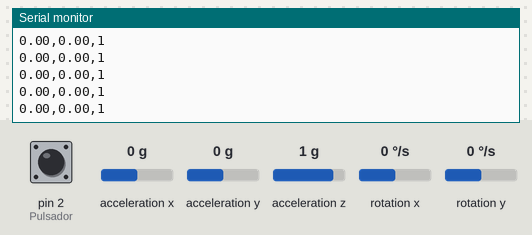
The sketch below on a simulated Arduino Uno, built with avr-gcc and run on an emulated ATmega328P. Shown: the last lines printed to the serial monitor. Wiring (inferred from the names in the program): MPU-6050 motion sensor at I2C address 0x68. The inputs (shaded band) are chosen by the test bench; at power-on: acceleration x 0 g, acceleration y 0 g, rotation x 0 °/s, rotation y 0 °/s, pin 2 (Pulsador) HIGH, acceleration z 1 g.

Above: at 1.2 s.
1.3 s: acceleration x set to 0.8 g
At 1.9 s:
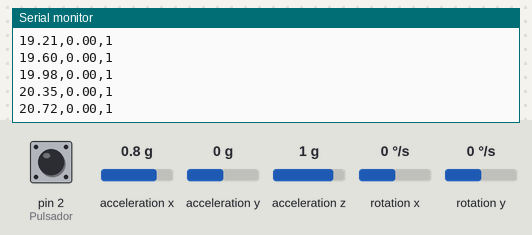
4.3 s: acceleration y set to -0.8 g
At 5.4 s:
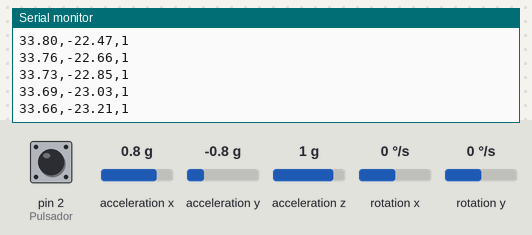
7.3 s: rotation x set to -192 °/s
At 8.2 s:
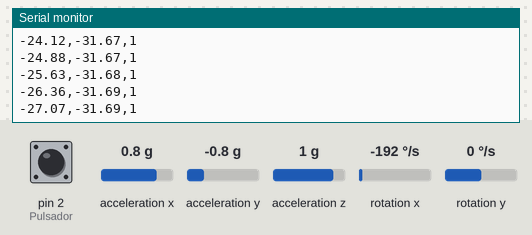
10.3 s: rotation y set to -192 °/s
At 11.2 s:
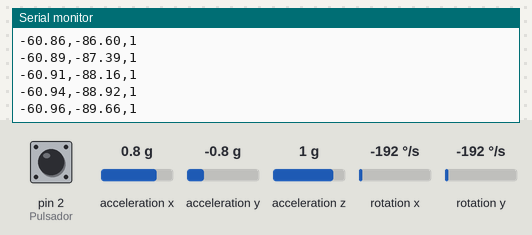
13.3 s: acceleration x set to -1.4 g
At 14.4 s:
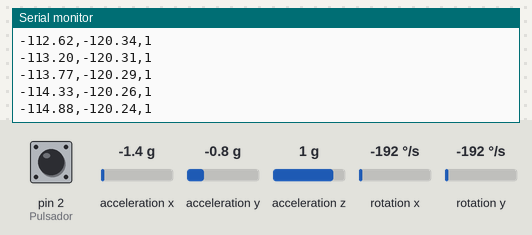
16.3 s: pin 2 (Pulsador) pulled LOW for 0.15 s
Timing chart, 0 to 18.9 s (numbered marks = the images above; inputs shaded):
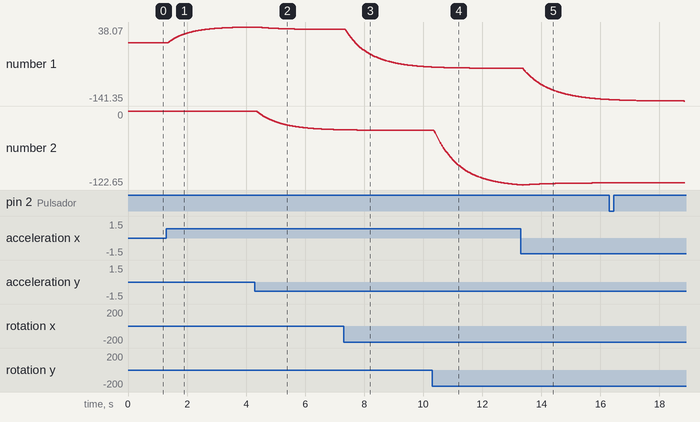

The sketch:

RookieGameArduino.ino
```cpp
#include <Wire.h>

//Direccion I2C de la IMU
const int  MPU =0x68;

//Ratios de conversion
#define A_R 16384.0
#define G_R 131.0

//Conversion de radianes a grados 180/PI
#define RAD_A_DEG = 57.295779

//MPU-6050 da los valores en enteros de 16 bits
//Valores sin refinar
int16_t AcX, AcY, AcZ,GyX, GyY, GyZ;

//Angulos
float Acc[3];
float Gy[3];

float Angle1;
float Angle2;
float Angle3;

//Datos pulsador
int Pulsador =2;
int EstadoPulsador =0;

void setup() {
  // put your setup code here, to run once:
  //Inicio setup MPU
  Wire.begin();
  Wire.beginTransmission(MPU);
  Wire.write(0x6B);
  Wire.write(0);
  Wire.endTransmission(true);

  //Fin setup MPU

  //Inicio pulsador
  pinMode(Pulsador, INPUT);
  digitalWrite(Pulsador, HIGH);
  //Fin pulsador

Serial.begin(9600);
}

void loop() {

  //Inicio Lopp MPU
  // put your main code here, to run repeatedly:
  //Leer los valores del Acelerometro de la IMU
  Wire.beginTransmission(MPU);
  Wire.write(0x3B);//Pedir el registro 0x3B - corresponde al AcX
  Wire.endTransmission(false);
  Wire.requestFrom(MPU,6,true);//A parti del 0x3B, se piden 6 registros
  AcX=Wire.read()<<8|Wire.read();//Cada valor ocupa 2 registros
  AcY=Wire.read()<<8|Wire.read();
  AcZ=Wire.read()<<8|Wire.read();

  //A partir de los valores del acelerometro se calculan los angulosY,X
  //respectivamente con la formula de la tangente
  Acc[0] =atan((AcX/A_R)    /sqrt(pow((AcY/A_R),2) + pow((AcZ/A_R),2))) * RAD_TO_DEG;
  Acc[1] =atan((AcY/A_R)    /sqrt(pow((AcX/A_R),2) + pow((AcZ/A_R),2))) * RAD_TO_DEG;

  //Leer los valores del Giroscopio
  Wire.beginTransmission(MPU);
  Wire.write(0x43);
  Wire.endTransmission(false);
  Wire.requestFrom(MPU,4,true);//A diferencia del acelerometro solo se piden 4 registros
  GyX =Wire.read()<<8|Wire.read();
  GyY =Wire.read()<<8|Wire.read();

  //Calculo de angulos
  Gy[0] = GyX/G_R;
  Gy[1] = GyY/G_R;


  //Aplicar el filtro Complementario
  Angle1 = 0.98*(Angle1+Gy[0]*0.010) + 0.02*Acc[0];
  Angle2 = 0.98*(Angle2+Gy[1]*0.010) + 0.02*Acc[1];
  //Fin Loop MPU

//Inicio Loop pulsador
EstadoPulsador = digitalRead(Pulsador);

  Serial.println(String(Angle1)+","+String(Angle2)+","+(EstadoPulsador));
}
```

Measured:
- after the input at 1.3 s, the serial monitor: prints a new line after 0.07 s (image 1)
- plotted number 1: 0 → 38.02 after the input at 1.3 s
